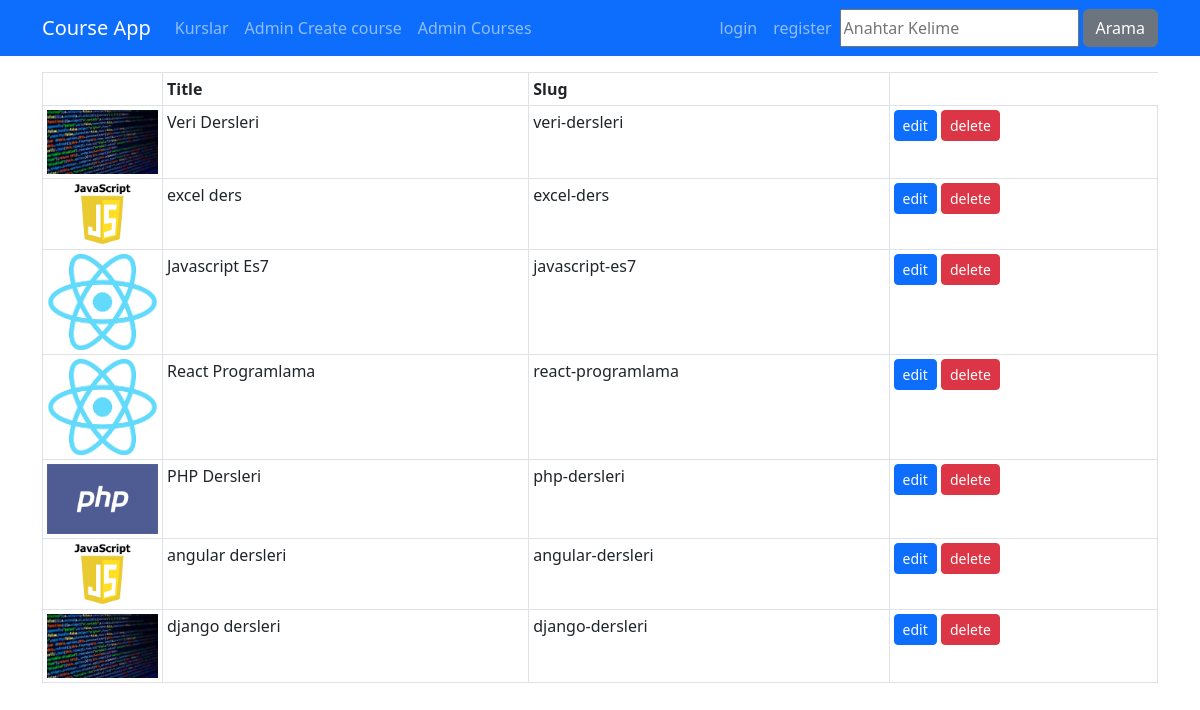
/kurs/course-list, run on the app's committed database.
### courses/models.py (models this page shows, shortened)
class Course(models.Model):
   title = models.CharField(max_length=100)
   subtitle = models.CharField(max_length=100, default='' )
   description = RichTextField()
   image = models.FileField(upload_to='images',default='')
   date = models.DateField(auto_now=True)
   isActive = models.BooleanField(default=False)
   isHome = models.BooleanField(default=False)
   slug = models.SlugField(default="",blank=True,unique=True , db_index=True)
   categories = models.ManyToManyField(Category)
   class Meta:
      ordering= ["-date"]

### courses/views.py (the view)
# urls.py: path("course-list",views.course_list, name="course_list"),
def course_list(req):
    courses = Course.objects.all()
    return render(req, "courses/course-list.html",{"courses":courses})

### courses/templates/courses/course-list.html (shortened to what this page needs)
{% extends 'layout.html' %}
{% load static %}
{% block css %}
   {% static 'courses/css/style.css' %}
{% endblock  %}
{% block content  %}
<div class="container mt-3">
   <div class="row">
      <div class="col-md-12">
         <table class="table table-sm table-bordered">
            <thead>
                <tr>
                    <th style='width:120px;'></th>
                    <th>Title</th>
                    <th>Slug</th>
                </tr>
            </thead>
            <tbody>
                {% for course in courses %}
                    <tr>
                        <td>
                            <img src="{{course.image.url}}" class='img-fluid'>
                        </td>
                        <td>{{ course.title }}</td>
                        <td>{{ course.slug }}</td>
                        <td>
                            <a href="{% url 'course_edit' course.id %}" class='btn btn-primary btn-sm'>edit</a>
                            <a href="{% url 'course_delete' course.id %}" class='btn btn-danger btn-sm'>delete</a>
                        </td>
                    </tr>
                {% endfor %}
            </tbody>
         </table>
      </div>
   </div>
</div>
{% endblock content  %}

### templates/layout.html (shortened to what this page needs)
{% load static %}
<!DOCTYPE html>
<html lang="tr">
<head>
   <link rel="stylesheet" href="{% block css %} {% endblock%}">
   <link rel="stylesheet" href="{% static 'css/bootstrap.min.css' %}"/>
</head>
<body>
   {% include 'partials/_nav.html' %}
   {% block content %}{% endblock content %}
</body>
</html>

### templates/partials/_nav.html (shortened to what this page needs)
<nav class="navbar navbar-expand-md bg-primary navbar-dark mb-3">
   <div class="container">
      <a href="/" class="navbar-brand">Course App</a>
      <div class="collapse navbar-collapse" id='navbar-collapse'>
            <ul class="navbar-nav me-auto">
               <li class="nav-item">
                  <a href="/kurs" class="nav-link">Kurslar</a>
               </li>
               <li class="nav-item">
                  <a href="{% url 'create_course' %}" class="nav-link">Admin Create course</a>
               </li>
               <li class="nav-item">
                  <a href="{% url 'course_list' %}" class="nav-link">Admin Courses</a>
               </li>
            </ul>
            <ul class="navbar-nav me-0">
               {% if user.is_authenticated %}
               <li class="nav-item">
                     <a href='#' class="nav-link">{{user.username}}</a>
                  </li>
                  <li class="nav-item">
                     <a href='{% url "change_password" %}' class="nav-link">Change Password</a>
                  </li>
                  <li class="nav-item">
                     <a href='{% url "user_logout" %}' class="nav-link">logout</a>
                  </li>
               {% else %}
                  <li class="nav-item">
                     <a href='{% url "user_login" %}' class="nav-link">login</a>
                  </li>
                  <li class="nav-item">
                     <a href='{% url "user_register" %}' class="nav-link">register</a>
                  </li>
               {% endif %}
            </ul>
            <form class='d-flex' action="{% url 'search' %}">
               <input type="text" class='gorm-control me-1' name="q" placeholder="Anahtar Kelime">
               <input type="submit" value="Arama" class='btn btn-secondary'>
            </form>
      </div>
   </div>
</nav>

### data on the page
Course: image (picture), title "Veri Dersleri", slug "veri-dersleri"
Course: image (picture), title "excel ders", slug "excel-ders"
Course: image (picture), title "Javascript Es7", slug "javascript-es7"
Course: image (picture), title "React Programlama", slug "react-programlama"
Course: image (picture), title "PHP Dersleri", slug "php-dersleri"
Course: image (picture), title "angular dersleri", slug "angular-dersleri"
Course: image (picture), title "django dersleri", slug "django-dersleri"
